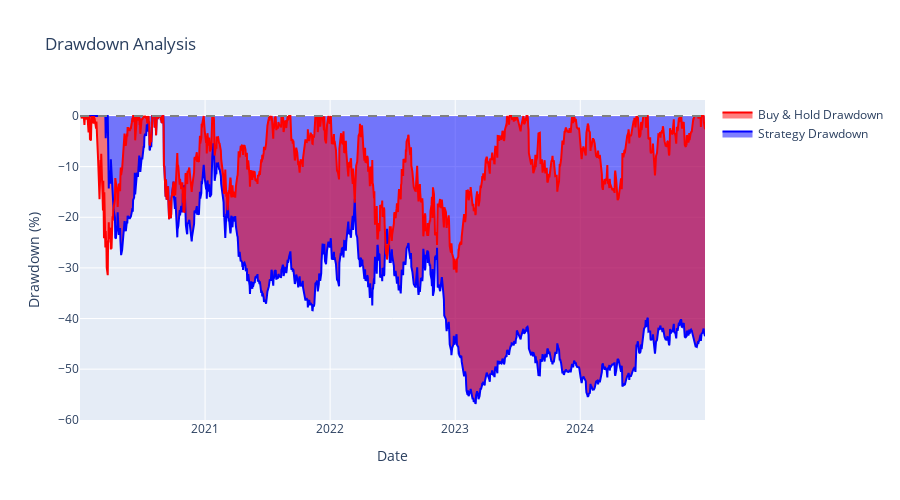

This figure's notebook cell:
### Markdown cell above
## 9. Advanced Analysis: Drawdown and Risk Metrics

Understanding risk is crucial in trading strategy evaluation. Beyond returns, we need to assess how much risk we're taking to achieve those returns.

### Key Risk Metrics:

#### 1. **Drawdown Analysis**
Drawdown measures the decline from a historical peak in portfolio value. It's one of the most important risk metrics.

**Formula**: `Drawdown = (Portfolio Value - Peak Value) / Peak Value`

- **Maximum Drawdown (MDD)**: The largest peak-to-trough decline
- **Duration**: How long it takes to recover from a drawdown
- **Frequency**: How often drawdowns occur

#### 2. **Win Rate**
The percentage of profitable trades or periods.

**Formula**: `Win Rate = (Number of Winning Periods / Total Trading Periods) × 100`

#### 3. **Risk-Adjusted Returns**
- **Sharpe Ratio**: Return per unit of risk (volatility)
- **Sortino Ratio**: Similar to Sharpe but only considers downside deviation
- **Calmar Ratio**: Annual return divided by maximum drawdown

#### 4. **Volatility Metrics**
- **Standard Deviation**: Measures the dispersion of returns
- **Downside Deviation**: Only considers negative returns
- **Beta**: Correlation with market movements

### Why These Metrics Matter:

1. **Risk Assessment**: High returns with high drawdowns may not be sustainable
2. **Psychological Impact**: Large drawdowns can lead to poor decision-making
3. **Capital Preservation**: Understanding worst-case scenarios helps with position sizing
4. **Strategy Comparison**: Risk-adjusted metrics allow fair comparison between strategies
5. **Regulatory Requirements**: Many funds have drawdown limits

### Interpreting Results:

- **Good Strategy**: Low maximum drawdown (<10%), high win rate (>50%), high Sharpe ratio (>1.0)
- **Risky Strategy**: High maximum drawdown (>20%), low win rate (<40%), volatile returns
- **Conservative Strategy**: Very low drawdowns but potentially lower returns

Let's calculate and visualize these important risk metrics:

### Code cell
def calculate_drawdown(portfolio_values):
    """
    Calculate drawdown series
    
    Parameters:
    portfolio_values (pd.Series): Portfolio value series
    
    Returns:
    pd.Series: Drawdown series
    """
    peak = portfolio_values.expanding(min_periods=1).max()
    drawdown = (portfolio_values - peak) / peak
    return drawdown

# Calculate drawdowns
backtest_results['Strategy_Drawdown'] = calculate_drawdown(backtest_results['Portfolio_Value'])
backtest_results['BuyHold_Drawdown'] = calculate_drawdown(backtest_results['Buy_Hold_Value'])

# Maximum drawdown
max_dd_strategy = backtest_results['Strategy_Drawdown'].min() * 100
max_dd_buyhold = backtest_results['BuyHold_Drawdown'].min() * 100

# Win rate for strategy
winning_trades = (backtest_results['Strategy_Returns'] > 0).sum()
total_trades = (backtest_results['Strategy_Returns'] != 0).sum()
win_rate = (winning_trades / total_trades * 100) if total_trades > 0 else 0

print("RISK METRICS")
print("=" * 30)
print(f"Maximum Drawdown:")
print(f"  Strategy: {max_dd_strategy:.2f}%")
print(f"  Buy & Hold: {max_dd_buyhold:.2f}%")
print(f"\nWin Rate (Strategy): {win_rate:.1f}%")
print(f"Total Trading Days: {total_trades}")

# Visualize drawdowns
fig = go.Figure()

fig.add_trace(go.Scatter(x=backtest_results.index, y=backtest_results['Strategy_Drawdown'] * 100,
                        name='Strategy Drawdown', line=dict(color='blue'), fill='tonexty'))
fig.add_trace(go.Scatter(x=backtest_results.index, y=backtest_results['BuyHold_Drawdown'] * 100,
                        name='Buy & Hold Drawdown', line=dict(color='red'), fill='tonexty'))

fig.add_hline(y=0, line_dash="dash", line_color="gray")

fig.update_layout(
    title='Drawdown Analysis',
    xaxis_title='Date',
    yaxis_title='Drawdown (%)',
    height=500
)

fig.show()

### Figure 1 — Plotly figure (JSON) as saved in the notebook; plotly's stock layout.template omitted (floating-point values rounded to 4 significant figures; data arrays with more than 128 entries replaced by an {"elided": "..."} marker saying what was removed)
{"data": [{"fill": "tonexty", "line": {"color": "blue"}, "name": "Strategy Drawdown", "type": "scatter", "x": {"elided": "1257 str values"}, "y": {"elided": "1257 float values"}}, {"fill": "tonexty", "line": {"color": "red"}, "name": "Buy & Hold Drawdown", "type": "scatter", "x": {"elided": "1257 str values"}, "y": {"elided": "1257 float values"}}], "layout": {"height": 500, "shapes": [{"line": {"color": "gray", "dash": "dash"}, "type": "line", "x0": 0, "x1": 1, "xref": "x domain", "y0": 0, "y1": 0, "yref": "y"}], "title": {"text": "Drawdown Analysis"}, "xaxis": {"title": {"text": "Date"}}, "yaxis": {"title": {"text": "Drawdown (%)"}}}}
